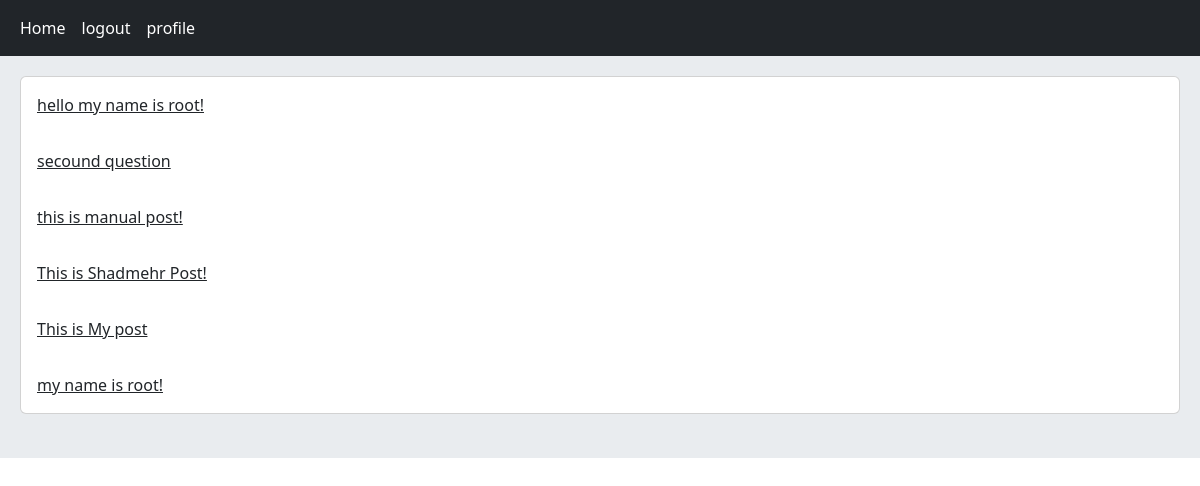
The app's page / (signed in) with its own data.
### user_posts/models.py (models this page shows, shortened)
class UserPost(models.Model):
    user = models.ForeignKey(User, on_delete=models.CASCADE)
    body = models.TextField()
    slug = models.SlugField()
    created = models.DateTimeField(auto_now_add=True)
    update = models.DateTimeField(auto_now_add=True)
    def get_absolute_url(self):
        return reverse('home_module:post_detail', args=(self.id, self.slug))

### home_module/views.py (the view)
# urls.py: path('', views.HomeView.as_view(), name='home'),
class HomeView(View):
    def get(self, request):
        post = UserPost.objects.all()
        return render(request, 'home_module/index.html', {'posts':post})

### home_module/templates/home_module/index.html (shortened to what this page needs)
{% extends 'base.html' %}
{% block content %}
    <div class="card">
        {% for post in posts %}
            <a href="{{ post.get_absolute_url }}" class="card-body">{{ post.body|truncatewords:5 }}</a>
        {% endfor %}
    </div>
    <br>
{% endblock %}

### records on screen
UserPost: body "hello my name is root!"
UserPost: body "secound question"
UserPost: body "this is manual post!"
UserPost: body "This is Shadmehr Post!"
UserPost: body "This is My post"
UserPost: body "my name is root!"
